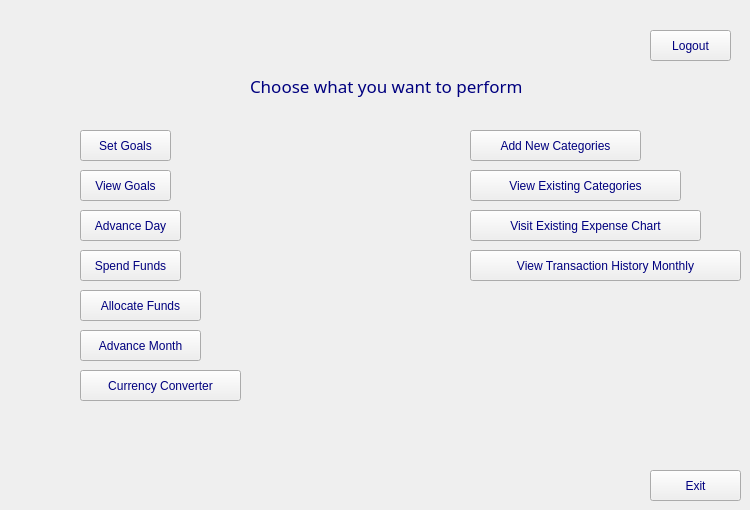
      <widget class="QWidget" name="page_5">
       <widget class="QLabel" name="label_6">
        <property name="geometry">
         <rect>
          <x>250</x>
          <y>70</y>
          <width>311</width>
          <height>31</height>
         </rect>
        </property>
        <property name="font">
         <font>
          <family>Impact</family>
          <pointsize>13</pointsize>
          <italic>false</italic>
          <bold>false</bold>
         </font>
        </property>
        <property name="styleSheet">
         <string notr="true">QLabel {
	font: 13pt &quot;Impact&quot;;
	color: rgb(0, 0, 127);
}</string>
        </property>
        <property name="text">
         <string>Choose what you want to perform</string>
        </property>
       </widget>
       <widget class="QPushButton" name="SetGoals">
        <property name="geometry">
         <rect>
          <x>80</x>
          <y>130</y>
          <width>91</width>
          <height>31</height>
         </rect>
        </property>
        <property name="styleSheet">
         <string notr="true">color: rgb(0, 0, 127);
font: 11pt &quot;Modern No. 20&quot;;
</string>
        </property>
        <property name="text">
         <string>Set Goals</string>
        </property>
       </widget>
       <widget class="QPushButton" name="CurrencyConverter">
        <property name="geometry">
         <rect>
          <x>80</x>
          <y>370</y>
          <width>161</width>
          <height>31</height>
         </rect>
        </property>
        <property name="styleSheet">
         <string notr="true">color: rgb(0, 0, 127);
font: 11pt &quot;Modern No. 20&quot;;
</string>
        </property>
        <property name="text">
         <string>Currency Converter</string>
        </property>
       </widget>
       <widget class="QPushButton" name="AddCategories">
        <property name="geometry">
         <rect>
          <x>470</x>
          <y>130</y>
          <width>171</width>
          <height>31</height>
         </rect>
        </property>
        <property name="styleSheet">
         <string notr="true">color: rgb(0, 0, 127);
font: 11pt &quot;Modern No. 20&quot;;
</string>
        </property>
        <property name="text">
         <string>Add New Categories</string>
        </property>
       </widget>
       <widget class="QPushButton" name="ViewCategoryButton">
        <property name="geometry">
         <rect>
          <x>470</x>
          <y>170</y>
          <width>211</width>
          <height>31</height>
         </rect>
        </property>
        <property name="styleSheet">
         <string notr="true">color: rgb(0, 0, 127);
font: 11pt &quot;Modern No. 20&quot;;
</string>
        </property>
        <property name="text">
         <string>View Existing Categories</string>
        </property>
       </widget>
       <widget class="QPushButton" name="ExpenseChart">
        <property name="geometry">
         <rect>
          <x>470</x>
          <y>210</y>
          <width>231</width>
          <height>31</height>
         </rect>
        </property>
        <property name="styleSheet">
         <string notr="true">color: rgb(0, 0, 127);
font: 11pt &quot;Modern No. 20&quot;;
</string>
        </property>
        <property name="text">
         <string>Visit Existing Expense Chart</string>
        </property>
       </widget>
       <widget class="QPushButton" name="viewMonthlyTransactionsButton">
        <property name="geometry">
         <rect>
          <x>470</x>
          <y>250</y>
          <width>271</width>
          <height>31</height>
         </rect>
        </property>
        <property name="styleSheet">
         <string notr="true">color: rgb(0, 0, 127);
font: 11pt &quot;Modern No. 20&quot;;
</string>
        </property>
        <property name="text">
         <string>View Transaction History Monthly</string>
        </property>
       </widget>
       <widget class="QPushButton" name="exit">
        <property name="geometry">
         <rect>
          <x>650</x>
          <y>470</y>
          <width>91</width>
          <height>31</height>
         </rect>
        </property>
        <property name="styleSheet">
         <string notr="true">color: rgb(0, 0, 127);
font: 10pt &quot;Modern No. 20&quot;;
</string>
        </property>
        <property name="text">
         <string>Exit</string>
        </property>
       </widget>
       <widget class="QPushButton" name="LogoutButton">
        <property name="geometry">
         <rect>
          <x>650</x>
          <y>30</y>
          <width>81</width>
          <height>31</height>
         </rect>
        </property>
        <property name="styleSheet">
         <string notr="true">color: rgb(0, 0, 127);
font: 10pt &quot;Modern No. 20&quot;;
</string>
        </property>
        <property name="text">
         <string>Logout</string>
        </property>
       </widget>
       <widget class="QPushButton" name="AllocateFunds">
        <property name="geometry">
         <rect>
          <x>80</x>
          <y>290</y>
          <width>121</width>
          <height>31</height>
         </rect>
        </property>
        <property name="styleSheet">
         <string notr="true">color: rgb(0, 0, 127);
font: 11pt &quot;Modern No. 20&quot;;
</string>
        </property>
        <property name="text">
         <string>Allocate Funds</string>
        </property>
       </widget>
       <widget class="QPushButton" name="Spend">
        <property name="geometry">
         <rect>
          <x>80</x>
          <y>250</y>
          <width>101</width>
          <height>31</height>
         </rect>
        </property>
        <property name="styleSheet">
         <string notr="true">color: rgb(0, 0, 127);
font: 11pt &quot;Modern No. 20&quot;;
</string>
        </property>
        <property name="text">
         <string>Spend Funds</string>
        </property>
       </widget>
       <widget class="QPushButton" name="ViewGoals">
        <property name="geometry">
         <rect>
          <x>80</x>
          <y>170</y>
          <width>91</width>
          <height>31</height>
         </rect>
        </property>
        <property name="styleSheet">
         <string notr="true">color: rgb(0, 0, 127);
font: 11pt &quot;Modern No. 20&quot;;
</string>
        </property>
        <property name="text">
         <string>View Goals</string>
        </property>
       </widget>
       <widget class="QPushButton" name="AdvanceDay">
        <property name="geometry">
         <rect>
          <x>80</x>
          <y>210</y>
          <width>101</width>
          <height>31</height>
         </rect>
        </property>
        <property name="styleSheet">
         <string notr="true">color: rgb(0, 0, 127);
font: 11pt &quot;Modern No. 20&quot;;
</string>
        </property>
        <property name="text">
         <string>Advance Day</string>
        </property>
       </widget>
       <widget class="QPushButton" name="AdvanceMonth">
        <property name="geometry">
         <rect>
          <x>80</x>
          <y>330</y>
          <width>121</width>
          <height>31</height>
         </rect>
        </property>
        <property name="styleSheet">
         <string notr="true">color: rgb(0, 0, 127);
font: 11pt &quot;Modern No. 20&quot;;
</string>
        </property>
        <property name="text">
         <string>Advance Month</string>
        </property>
       </widget>
       <widget class="QLabel" name="dateLabel">
        <property name="geometry">
         <rect>
          <x>470</x>
          <y>300</y>
          <width>211</width>
          <height>71</height>
         </rect>
        </property>
        <property name="font">
         <font>
          <family>Modern No. 20</family>
          <pointsize>10</pointsize>
         </font>
        </property>
        <property name="styleSheet">
         <string notr="true">Qlabel{
color: rgb(0, 0, 127);
font: 10pt &quot;Modern No. 20&quot;;
}
</string>
        </property>
        <property name="text">
         <string/>
        </property>
       </widget>
      </widget>
